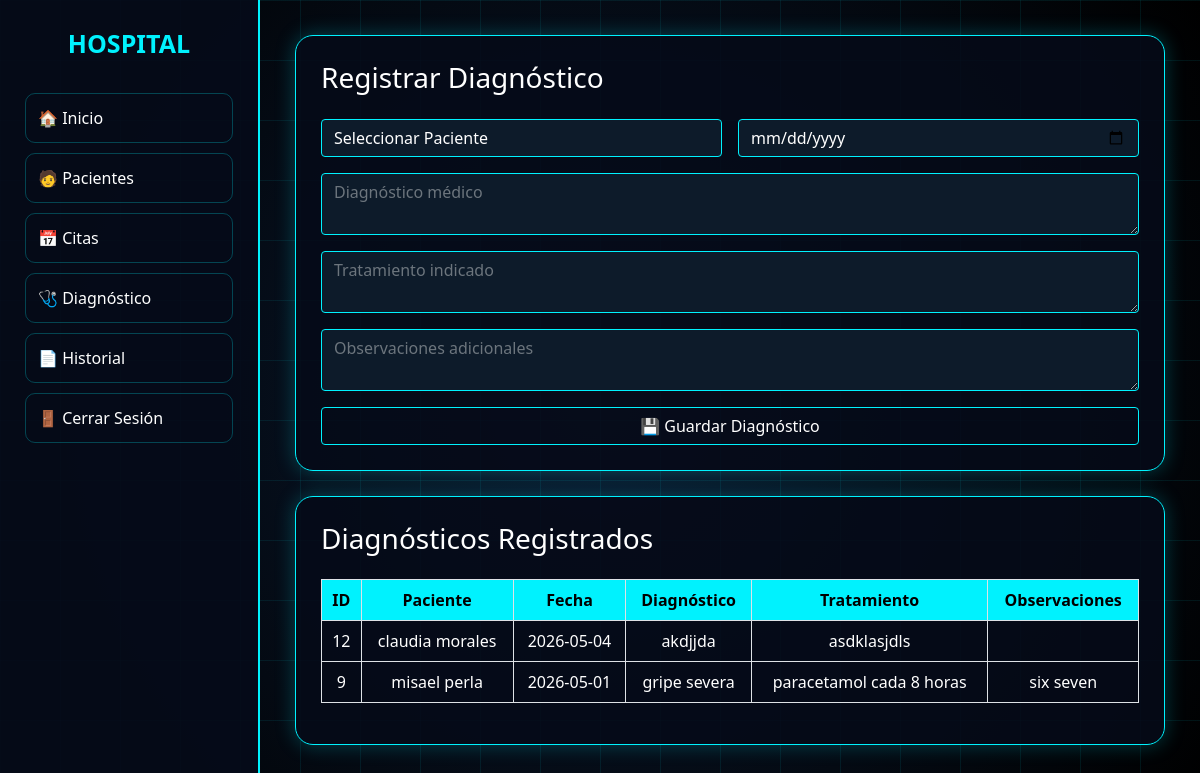
Screenshot of /diagnostico.php (signed in) with the database file from the repository.
### tables this page shows
CREATE TABLE `diagnosticos` (
  `id` int(11) NOT NULL,
  `paciente_id` int(11) DEFAULT NULL,
  `fecha` date DEFAULT NULL,
  `sintomas` text DEFAULT NULL,
  `diagnostico` text DEFAULT NULL,
  `tratamiento` text DEFAULT NULL,
  `observaciones` text DEFAULT NULL
);

CREATE TABLE `pacientes` (
  `id` int(11) NOT NULL,
  `nombre` varchar(100) DEFAULT NULL,
  `apellido` varchar(100) DEFAULT NULL,
  `edad` int(11) DEFAULT NULL,
  `sexo` varchar(20) DEFAULT NULL,
  `telefono` varchar(20) DEFAULT NULL,
  `direccion` text DEFAULT NULL
);

### diagnostico.php (the view, shortened to what this page needs)
<?php
include("conexion.php");
$sql = mysqli_query($conexion,"
SELECT diagnosticos.*, pacientes.nombre, pacientes.apellido
FROM diagnosticos
INNER JOIN pacientes ON diagnosticos.paciente_id = pacientes.id
ORDER BY diagnosticos.id DESC
");
?>
<!DOCTYPE html>
<html lang="es">
<head>
<link href="https://cdn.jsdelivr.net/npm/bootstrap@5.0.0-beta2/dist/css/bootstrap.min.css" rel="stylesheet">
</head>
<body>
<div class="sidebar">
<div class="logo">HOSPITAL</div>
<?php
if($_SESSION['rol']=="admin"){
echo '<a href="panel_admin.php">🏠 Inicio</a>';
}
?>
<?php if($_SESSION['rol']=="admin"){ ?>
    <a href="pacientes.php">🧑 Pacientes</a>
    <a href="citas.php">📅 Citas</a>
    <a href="diagnostico.php">🩺 Diagnóstico</a>
    <a href="historial.php">📄 Historial</a>
<?php } ?>
<a href="logout.php">🚪 Cerrar Sesión</a>
</div>
<div class="main">
<div class="box">
<h3 class="mb-4">Registrar Diagnóstico</h3>
<form method="POST">
<div class="row g-3">
<div class="col-md-6">
<select name="paciente_id" class="form-control" required>
<option value="">Seleccionar Paciente</option>
</select>
</div>
<div class="col-md-6">
<input type="date" name="fecha" class="form-control" required>
</div>
<div class="col-12">
<textarea name="diagnostico" class="form-control" placeholder="Diagnóstico médico" required></textarea>
</div>
<div class="col-12">
<textarea name="tratamiento" class="form-control" placeholder="Tratamiento indicado" required></textarea>
</div>
<div class="col-12">
<textarea name="observaciones" class="form-control" placeholder="Observaciones adicionales"></textarea>
</div>
<div class="col-12">
<button type="submit" name="guardar" class="btn btn-led w-100">
💾 Guardar Diagnóstico
</button>
</div>
</div>
</form>
</div>
<div class="box">
<h3 class="mb-4">Diagnósticos Registrados</h3>
<table class="table table-bordered table-hover text-center">
<thead>
<tr>
<th>ID</th>
<th>Paciente</th>
<th>Fecha</th>
<th>Diagnóstico</th>
<th>Tratamiento</th>
<th>Observaciones</th>
</tr>
</thead>
<tbody>
<?php while($fila=mysqli_fetch_assoc($sql)){ ?>
<tr>
<td><?php echo $fila['id']; ?></td>
<td><?php echo $fila['nombre']." ".$fila['apellido']; ?></td>
<td><?php echo $fila['fecha']; ?></td>
<td><?php echo $fila['diagnostico']; ?></td>
<td><?php echo $fila['tratamiento']; ?></td>
<td><?php echo $fila['observaciones']; ?></td>
</tr>
<?php } ?>
</tbody>
</table>
</div>
</div>
</body>
</html>

### diagnostico.php (style rules this page uses)
body { margin:0; font-family:Segoe UI,sans-serif; background:#020612; color:#fff; }
body::before { content:""; position:fixed; inset:0; background: linear-gradient(rgba(0,242,254,.08) 1px, transparent 1px), linear-gradient(90deg, rgba(0,242,254,.08) 1px, transparent 1px), radial-gradient(circle at center,#0a192f 0%,#000 100%); background-size:60px 60px,60px 60px,100% 100%; z-index:-1; }
.sidebar { width:260px; height:100vh; position:fixed; left:0; top:0; background:rgba(6,11,25,.92); border-right:2px solid #00f2fe; padding:25px; }
.sidebar .logo { text-align:center; font-size:25px; font-weight:bold; color:#00f2fe; margin-bottom:30px; }
.sidebar a { display:block; color:#fff; text-decoration:none; padding:12px; margin-bottom:10px; border:1px solid rgba(0,242,254,.25); border-radius:10px; transition:.3s; }
.main { margin-left:260px; padding:35px; }
.box { background:rgba(6,11,25,.88); border:1px solid #00f2fe; border-radius:18px; padding:25px; margin-bottom:25px; box-shadow:0 0 20px rgba(0,242,254,.25); }
input,select,textarea { background:#0d1b2a !important; border:1px solid #00f2fe !important; color:#fff !important; }
table { color:#fff !important; }
thead { background:#00f2fe; color:#000; }
.btn-led { border:1px solid #00f2fe; color:#fff; }

### rows the page displays
diagnosticos: id "12", paciente.nombre "claudia", paciente.apellido "morales", fecha "2026-05-04", diagnostico "akdjjda", tratamiento "asdklasjdls"
diagnosticos: id "9", paciente.nombre "misael", paciente.apellido "perla", fecha "2026-05-01", diagnostico "gripe severa", tratamiento "paracetamol cada 8 horas", observaciones "six seven"
